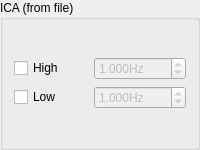
      <widget class="QGroupBox" name="groupICAFile">
       <property name="sizePolicy">
        <sizepolicy hsizetype="Expanding" vsizetype="Expanding">
         <horstretch>0</horstretch>
         <verstretch>0</verstretch>
        </sizepolicy>
       </property>
       <property name="minimumSize">
        <size>
         <width>150</width>
         <height>150</height>
        </size>
       </property>
       <property name="title">
        <string>ICA (from file)</string>
       </property>
       <layout class="QVBoxLayout" name="verticalLayout_4">
        <item>
         <layout class="QGridLayout" name="gridLayout_6">
          <item row="1" column="0">
           <widget class="QCheckBox" name="checkICALP">
            <property name="sizePolicy">
             <sizepolicy hsizetype="Preferred" vsizetype="Fixed">
              <horstretch>0</horstretch>
              <verstretch>0</verstretch>
             </sizepolicy>
            </property>
            <property name="text">
             <string>Low</string>
            </property>
           </widget>
          </item>
          <item row="1" column="1">
           <widget class="QDoubleSpinBox" name="spICALP">
            <property name="enabled">
             <bool>false</bool>
            </property>
            <property name="sizePolicy">
             <sizepolicy hsizetype="Preferred" vsizetype="Fixed">
              <horstretch>0</horstretch>
              <verstretch>0</verstretch>
             </sizepolicy>
            </property>
            <property name="suffix">
             <string>Hz</string>
            </property>
            <property name="decimals">
             <number>3</number>
            </property>
            <property name="minimum">
             <double>0.001000000000000</double>
            </property>
            <property name="maximum">
             <double>1000.000000000000000</double>
            </property>
            <property name="value">
             <double>1.000000000000000</double>
            </property>
           </widget>
          </item>
          <item row="0" column="0">
           <widget class="QCheckBox" name="checkICAHP">
            <property name="sizePolicy">
             <sizepolicy hsizetype="Preferred" vsizetype="Fixed">
              <horstretch>0</horstretch>
              <verstretch>0</verstretch>
             </sizepolicy>
            </property>
            <property name="text">
             <string>High</string>
            </property>
           </widget>
          </item>
          <item row="0" column="1">
           <widget class="QDoubleSpinBox" name="spICAHP">
            <property name="enabled">
             <bool>false</bool>
            </property>
            <property name="sizePolicy">
             <sizepolicy hsizetype="Preferred" vsizetype="Fixed">
              <horstretch>0</horstretch>
              <verstretch>0</verstretch>
             </sizepolicy>
            </property>
            <property name="suffix">
             <string>Hz</string>
            </property>
            <property name="decimals">
             <number>3</number>
            </property>
            <property name="minimum">
             <double>0.001000000000000</double>
            </property>
            <property name="maximum">
             <double>1000.000000000000000</double>
            </property>
            <property name="value">
             <double>1.000000000000000</double>
            </property>
           </widget>
          </item>
         </layout>
        </item>
       </layout>
      </widget>
